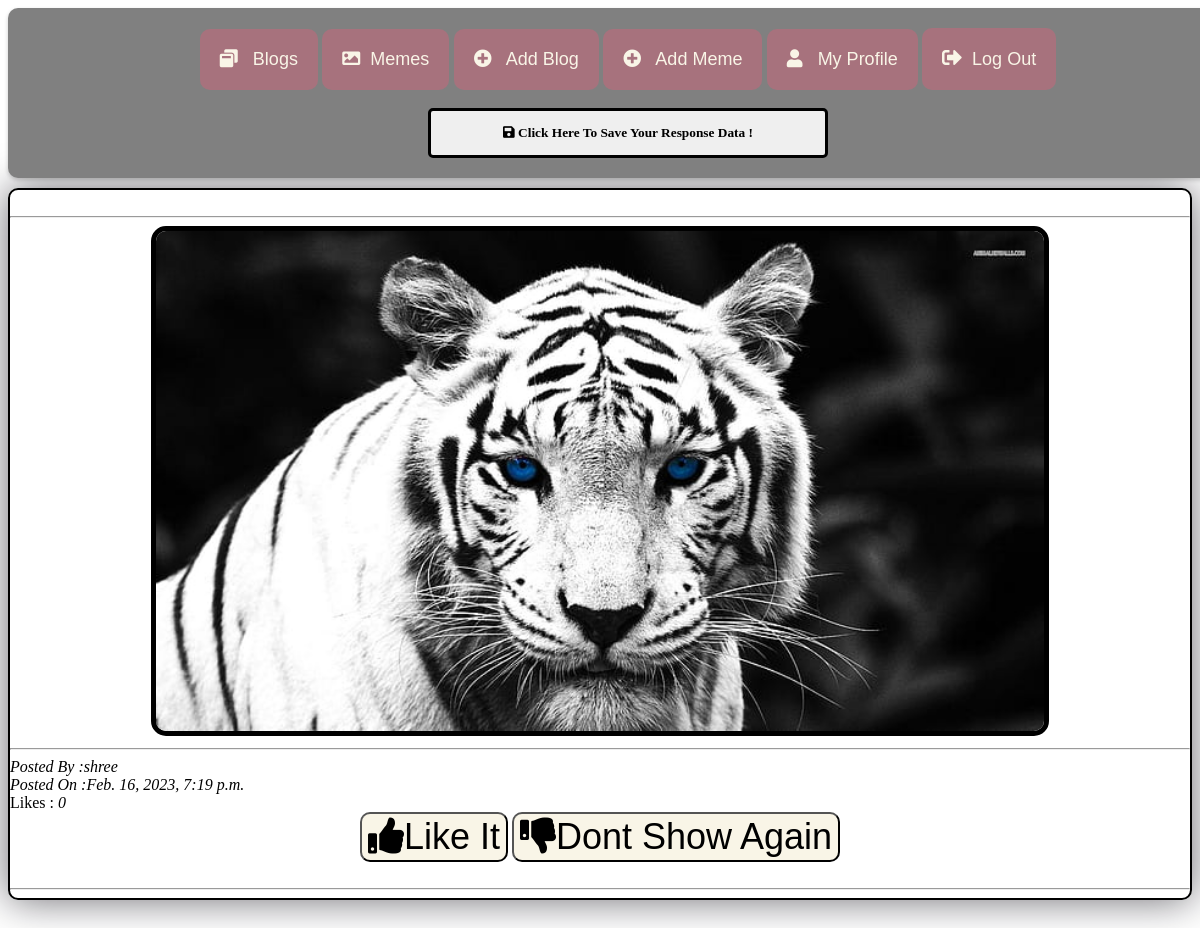
The app's page /memes/ (signed in) with its own data.
### crcikblogs/models.py (models this page shows, shortened)
class Memes(models.Model):
    userid = models.CharField(max_length=30)
    email = models.CharField(max_length=30)
    likes = models.IntegerField()
    meme_id = models.AutoField(primary_key=True)
    image = models.ImageField(upload_to='meme/')
    date= models.DateTimeField(auto_now=True)

### crcikblogs/views.py (the view, shortened to what this page needs)
# urls.py: path('memes/',views.MemesPage,name='memes'),
def MemesPage(request):
    if request.method=='GET':
      y=Memes.objects.all().order_by('-likes').values()
      y2=meme_likes.objects.all().filter(userid=request.user)
      y3=meme_not.objects.all().filter(userid=request.user)
      for i in y2:
        y=y.exclude(meme_id=i.meme_id)
      for i in y3:
         y=y.exclude(meme_id=i.meme_id)
      return render (request,'memes.html',{'y':y})

### crcikblogs/templates/memes.html (shortened to what this page needs)
<!DOCTYPE html>
<html>
<head>
  <link rel="stylesheet" href="https://cdnjs.cloudflare.com/ajax/libs/font-awesome/5.15.1/css/all.min.css">
</head>
<body>
  <nav class="navclass">
    <ul>
      <li><a href="/home" ><i class="fa fa-window-restore"></i> Blogs</a></li>
      <li><a href="/memes"><i class="fa fa-image"></i>Memes </a></form></li>
      <li><a href="/addblog"><i class="fa fa-plus-circle"></i> Add Blog</a></li>
      <li><a href="/addmeme"><i class="fa fa-plus-circle"></i> Add Meme</a></li>
      <li><a href="/profile"><i class="fa fa-user"></i> My Profile</a></li>
      <li><a href="/logout"><i class='fas fa-sign-out-alt' style='font-size:20px'></i>Log Out</a></li>
    </ul><br><br>
    <form action="" method="POST">
      <button class="fa fa-save" id="btnid" type=submit>  Click Here To Save Your Response Data !</button>
      </form>
  </nav>
  <br><br><br><br><br><br><br><br><br><br>
  {% for x in y %}
    <div class="divtag">
      <br><hr>
      <center><img src="/media/{{x.image}}" class="responsive-img" alt="" width="auto" id="image"
      height="500" ></center>
      <hr>
      <div class="userid"><i>Posted By :{{x.userid}}</i></div>
      <div class="date"><i>Posted On :{{x.date}}</i></div>
      <div  class="likes"> Likes : <i id='likes_{{x.meme_id}}'>{{x.likes}}</i></div>
      <center><button id='{{x.meme_id}}' class='unliked' onclick='ChangeColor({{x.meme_id}})' type="submit"><i class="fa fa-thumbs-up" ></i>Like It</button>
      <button id='second_{{x.meme_id}}' class='unliked2' onclick='ChangeColor2({{x.meme_id}})' type="submit"><i class="fa fa-thumbs-down" ></i>Dont Show Again</button> </center><br><hr>
        </div>
        <br><br>
    {% endfor %}
</body>
</html>

### crcikblogs/templates/memes.html (style rules this page uses)
nav { background-color: grey; padding: 20px; text-align: center; box-shadow: 0 2px 4px rgba(0, 0, 0, 0.2); border-radius: 10px; font-family: Arial, sans-serif; }
nav ul { list-style: none; margin: 0; padding: 0; display: inline-block; position: relative; }
nav ul li { display: inline-block; background-color: #A7727D; color: #fff; padding: 20px; border-radius: 10px; }
nav a { display: inline-block; color: #F9F5E7; text-decoration: none; font-size: 18px; }
nav ul li i { margin-right: 10px; }
#image { align:center; border: 5px solid black; border-radius:15px; }
.divtag { hight: auto; width: auto; border: 2px solid rgba(255,255,255,0.1); border-color:black; border-radius: 10px; box-shadow: 0 0 40px rgba(8,7,16,0.6); }
.navclass { position:fixed; width:100%; }
.unliked { width:auto; height:50px; color:black; background-color:#F9F5E7; border-radius: 10px; font-size:36px; cursor: pointer; }
.unliked2 { width:auto; height:50px; color:black; background-color:#F9F5E7; border-radius: 10px; font-size:36px; cursor: pointer; }

### records on screen
Memes: image (picture), userid "shree", date "Feb. 16, 2023, 7:19 p.m.", likes "0"
